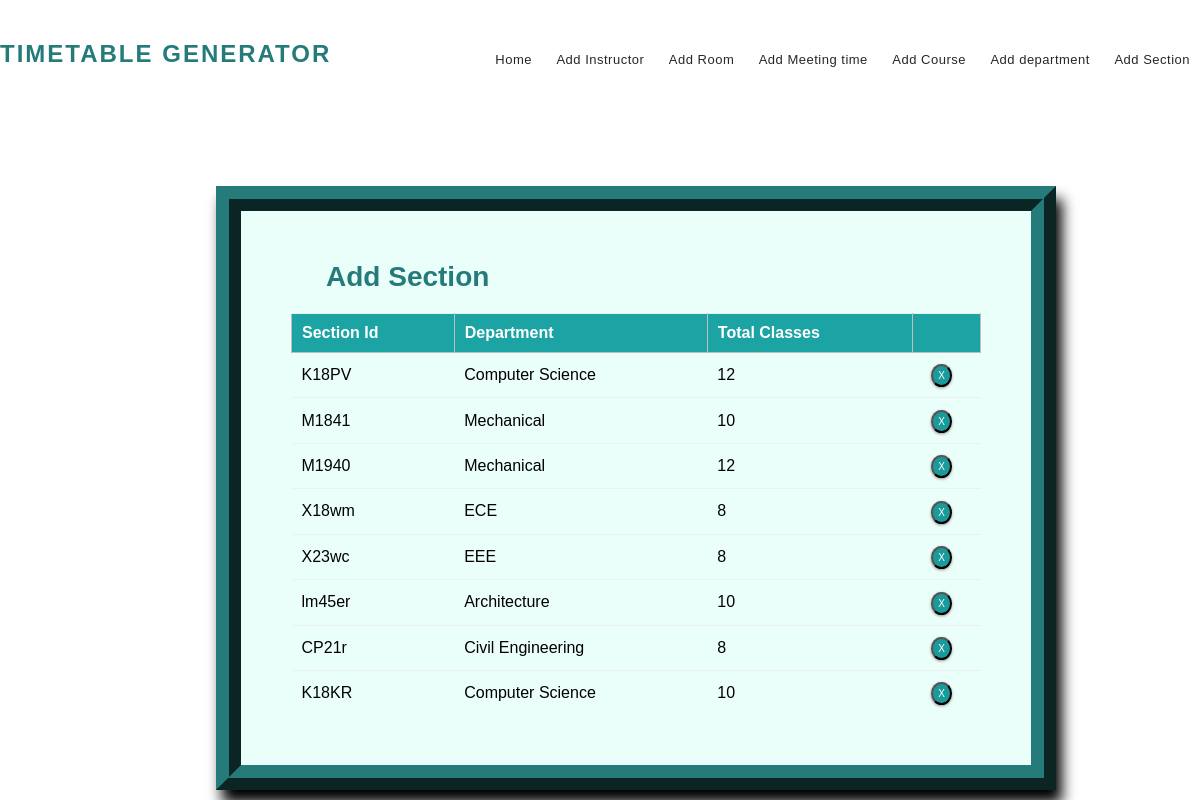
/section_list/, run on the app's committed database.
### mm1/models.py (models this page shows, shortened)
class Section(models.Model):
    section_id = models.CharField(max_length=25, primary_key=True)
    department = models.ForeignKey(Department, on_delete=models.CASCADE)
    num_class_in_week = models.IntegerField(default=0)
    course = models.ForeignKey(Course, on_delete=models.CASCADE, blank=True, null=True)
    meeting_time = models.ForeignKey(MeetingTime, on_delete=models.CASCADE, blank=True, null=True)
    room = models.ForeignKey(Room,on_delete=models.CASCADE, blank=True, null=True)
    instructor = models.ForeignKey(Instructor, on_delete=models.CASCADE, blank=True, null=True)

class Department(models.Model):
    dept_name = models.CharField(max_length=50)
    courses = models.ManyToManyField(Course)
    def __str__(self):
        return self.dept_name

### mm1/views.py (the view)
# urls.py: path('section_list/', views.section_list, name='editsection'),
def section_list(request):
    context = {
        'sections': Section.objects.all()
    }
    return render(request, 'seclist.html', context)

### templates/seclist.html (shortened to what this page needs)
{% extends 'base.html' %}
{% block content %}
{% load static %}
<fieldset class="fieldset">
    <a href="{% url 'addsection'%}"><h1 class="tablink" onclick="openPage('new')" id="defaultOpen">Add Section</h1></a>
    <div class="tabcontent" id="edit">
        <table class="table1">
            <thead>
            <tr class="table-headers">
            <th>Section Id</th>
            <th>Department</th>
            <th>Total Classes</th>
            <th  class="empty"></th>
            </tr>
            </thead>
            <tbody>
            {% for sec in sections %}
            <tr>
             <td>{{sec.section_id}}</td>
             <td>{{sec.department}}</td>
             <td>{{sec.num_class_in_week }}</td>
             <td class="empty">
                <form action="{% url 'deletesection' sec.section_id %}" method="post">
                        <input type="submit" value="X" class="cross">
                </form>
             </td>
             </tr>
            {% endfor %}
            </tbody>
        </table>
    </div>
</fieldset>
{% endblock %}

### static/CSS/style.css (style rules this page uses)
* { margin: 0; padding: 0; box-sizing: border-box; font-family: sans-serif; }
html { scroll-behavior: smooth; }
a { text-decoration:none; }
form { margin-top: 3%; margin-left: 18%; margin-right: 12%; }
fieldset h1 { color: #257a7a; padding-bottom: 20px; margin-left: 35px; display: inline-block; cursor: pointer; font-size: 28px; }
fieldset input { padding:8px; color: #938c8c }
.table2 td, th { border: 1px solid rgb(190,190,190); padding: 10px 20px; }
.table1 { width: 100%; border-collapse: collapse; text-align: left; overflow: hidden; }
.table1 td, th { border-top: 1px solid #ECF0F1; padding: 10px; }
.table1 th { background-color: #1ca4a4; color: #fff; }
.cross { border-radius: 50%; font-size:10px; box-shadow: 0px 1px 3px 0px #9e9292; padding: 4px 5px; color: #fff; background-color: #1a9a9a; cursor: pointer; }
.fieldset { margin-top: 3%; margin-left: 18%; margin-right: 12%; padding: 50px; border-width: 25px; border-style: ridge; border-color: #257a7a; box-shadow: 6px 13px 13px 0px black; background-color: #ebfffa; }

### data on the page
Section: section_id "K18PV", department "Computer Science", num_class_in_week "12"
Section: section_id "M1841", department "Mechanical", num_class_in_week "10"
Section: section_id "M1940", department "Mechanical", num_class_in_week "12"
Section: section_id "X18wm", department "ECE", num_class_in_week "8"
Section: section_id "X23wc", department "EEE", num_class_in_week "8"
Section: section_id "lm45er", department "Architecture", num_class_in_week "10"
Section: section_id "CP21r", department "Civil Engineering", num_class_in_week "8"
Section: section_id "K18KR", department "Computer Science", num_class_in_week "10"
